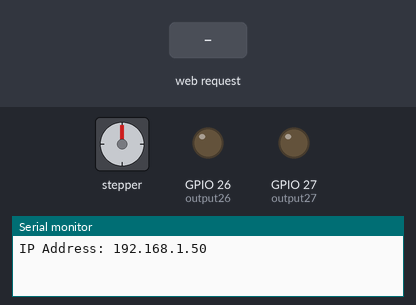
A sketch run on a simulated ESP32. Parts: stepper motor, output pins drawn as LEDs (lit = HIGH), the last lines printed to the serial monitor. The test bench sets the inputs (shaded band). WiFi joins after 1.5 s; servers stay silent unless stated; stepper angles assume 2048 steps per turn.

Above: at 2.7 s.
2.8 s: HTTP request GET /set?peso=1 received
At 3.25 s:
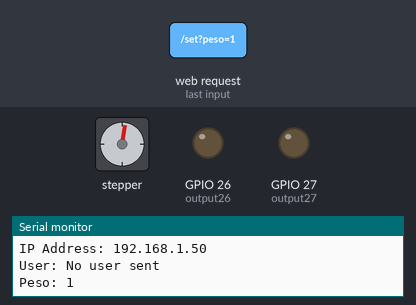
At 3.85 s:
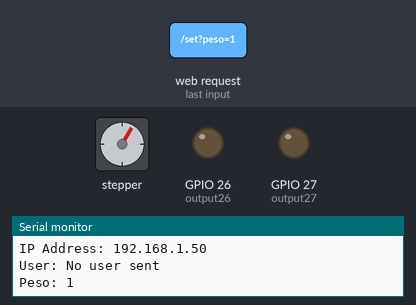
5.8 s: HTTP request GET /set?User=1 received
At 9.2 s:
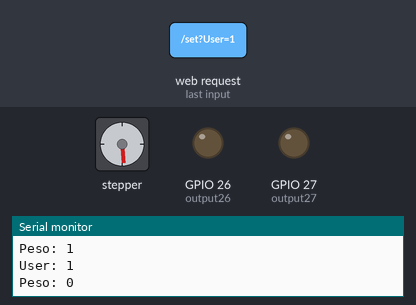
Timing chart, 0 to 10.7 s (numbered marks = the images above; inputs shaded):
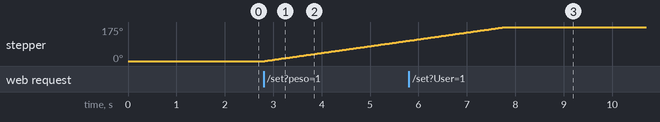

The sketch:

quaseesp.ino
```cpp
#include <Arduino.h>
#include <WiFi.h>
#include <AsyncTCP.h>
#include <ESPAsyncWebServer.h>
#include <AccelStepper.h>

// Definição dos pinos do driver ULN2003
#define IN1 2
#define IN2 4
#define IN3 5
#define IN4 19

// Configuração do motor de passo
AccelStepper stepper(AccelStepper::FULL4WIRE, IN1, IN3, IN2, IN4);

AsyncWebServer server(80);

const int output26 = 26;
const int output27 = 27;
const int output2 = 2;

String inputUser;
int inputPeso;
int inputPassado = 0;
int angulo;

const char* ssid = "JoaoNet";
const char* password = "zubuzulu";

const char index_html[] PROGMEM = R"rawliteral(
<!DOCTYPE html>
<html lang="pt-BR">
<head>
    <meta charset="UTF-8">
    <meta name="viewport" content="width=device-width, initial-scale=1.0">
    <title>Exemplo de HTML com Botões</title>
</head>
<body>
    <h2>Informe seu usuário:</h2>
    <input type="text" id="inputUsuario">
    <br><br>
    <div id="pesoAtualDiv" style="display: none;">
        <h3 id="pesoAtualText">Peso atual: <span id="pesoAtual">--</span> kg</h3>
        <br>
    </div>
    <button onclick="treinar()">Treinar!</button>
    <button onclick="mudarPeso()">Mudar Peso</button>
    <br><br>
    <script>
        // Objeto para armazenar o peso de cada usuário
        var pesosUsuarios = {};

        function treinar() {
            var usuario = document.getElementById("inputUsuario").value;
            if (usuario.trim() === "") {
                alert("Por favor, insira um nome de usuário válido.");
                return;
            }
            // Verifica se o usuário já existe no objeto
            if (!pesosUsuarios.hasOwnProperty(usuario)) {
                pesosUsuarios[usuario] = 0; // Define o peso inicial como 0
            }
            // Exibe o peso atual do usuário
            document.getElementById("pesoAtual").textContent = pesosUsuarios[usuario];
            document.getElementById("pesoAtualDiv").style.display = "block";
            alert("Usuário '" + usuario + "' está treinando!");

            // Envia o peso atual para a ESP32
            var xhttp = new XMLHttpRequest();
            xhttp.open("GET", "/set?User=" + usuario + "&peso=" + pesosUsuarios[usuario], true);
            xhttp.send();
        }

        function mudarPeso() {
            var usuario = document.getElementById("inputUsuario").value;
            if (usuario.trim() === "") {
                alert("Por favor, insira um nome de usuário válido.");
                return;
            }
            var novoPeso = prompt("Insira o novo peso:");
            if (novoPeso !== null && !isNaN(novoPeso)) {
                pesosUsuarios[usuario] = parseFloat(novoPeso); // Atualiza o peso do usuário
                // Exibe o novo peso atualizado
                document.getElementById("pesoAtual").textContent = pesosUsuarios[usuario] + " kg";
                alert("Peso alterado para " + pesosUsuarios[usuario] + " kg.");

                // Envia o novo peso para a ESP32
//                var xhttp = new XMLHttpRequest();
//                xhttp.open("GET", "/set?User=" + usuario + "&peso=" + pesosUsuarios[usuario], true);
//                xhttp.send();
            } else {
                alert("Por favor, insira um valor numérico válido para o peso.");
            }
        }
    </script>
</body>
</html>)rawliteral";

void notFound(AsyncWebServerRequest *request) {
  request->send(404, "text/plain", "Not found");
}

void setup() {
  // disable watch dog timer 0
  disableCore0WDT();

  // maybe disable watch dog timer 1 if needed
  disableCore1WDT();
    // Defina a velocidade máxima e a velocidade inicial do motor (em passos por segundo)
  stepper.setMaxSpeed(1000);
  stepper.setSpeed(1000);

  pinMode(output26, OUTPUT);
  pinMode(output27, OUTPUT);
  pinMode(output2, OUTPUT);

  digitalWrite(output26, LOW);
  digitalWrite(output27, LOW);
  digitalWrite(output2, LOW);

  Serial.begin(115200);
  WiFi.mode(WIFI_STA);
  WiFi.begin(ssid, password);
  if (WiFi.waitForConnectResult() != WL_CONNECTED) {
    Serial.println("WiFi Failed!");
    return;
  }
  Serial.println();
  Serial.print("IP Address: ");
  Serial.println(WiFi.localIP());

  server.on("/", HTTP_GET, [](AsyncWebServerRequest *request){
    request->send_P(200, "text/html", index_html);
  });

  server.on("/set", HTTP_GET, [] (AsyncWebServerRequest *request) {
    if (request->hasParam("User")) {
      inputUser = request->getParam("User")->value();
    }
    else {
      inputUser = "No user sent";
    }
    Serial.println("User: " + inputUser);

    if (request->hasParam("peso")) {
      inputPeso = request->getParam("peso")->value().toInt();
    }
    else {
      inputPeso = 0;
    }
    Serial.println("Peso: " + String(inputPeso));

    request->send(200, "text/plain", "OK");
  });

  server.onNotFound(notFound);
  server.begin();
}

void loop() {
      // Lógica para girar motor com base no peso

    if (inputPeso <= 10 && inputPassado != inputPeso) {
       moveMotor(1000, 1000, 5); // Velocidade, Pulsos, Delay entre pulsos
    } else if (inputPeso <= 20 && inputPassado != inputPeso) {
       moveMotor(1000, 2000, 5); // Velocidade, Pulsos, Delay entre pulsos
    } else if (inputPassado != inputPeso) {
       moveMotor(1000, 3000, 5); // Velocidade, Pulsos, Delay entre pulsos
    }
    inputPassado = inputPeso;
}

// Função para mover o motor de passo para a direita
void moveMotor(int velocidade, int pulsos, int delayEntrePulsos) {
  int pulsos_Efetivos = pulsos - angulo;
  if(pulsos_Efetivos>=0){
    stepper.setSpeed(velocidade);
    for(int i = 0; i <= pulsos_Efetivos; i++) {
    stepper.runSpeed();
    delay(delayEntrePulsos);

  }}
  else{
    for(int i = 0; i <= -pulsos_Efetivos; i++) {
      stepper.setSpeed(-velocidade);
    stepper.runSpeed();
    delay(delayEntrePulsos);
  }
  };

    stepper.setSpeed(0);
    stepper.runSpeed();
    stepper.stop();
    delay(1000);

    angulo = pulsos;
  }
```

Measured:
- after the input at 2.8 s, stepper: keeps turning clockwise at about 35°/s, starting at once
